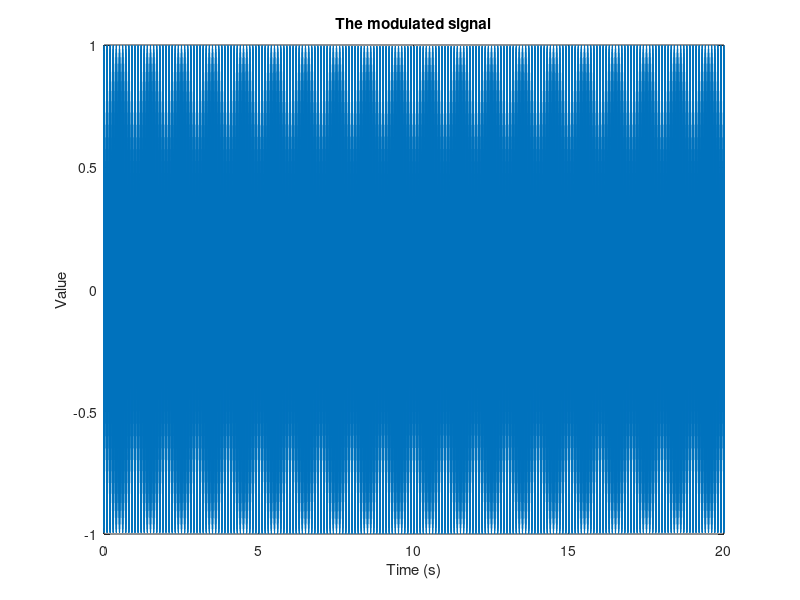
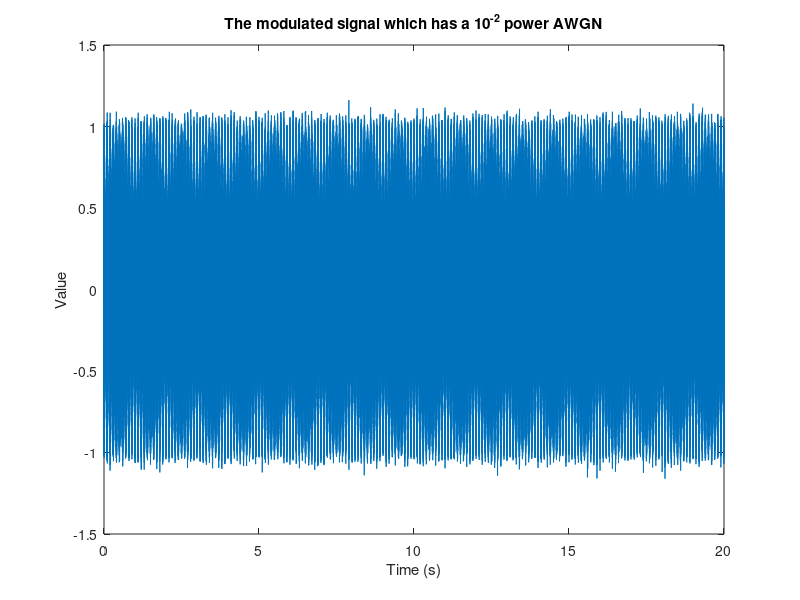
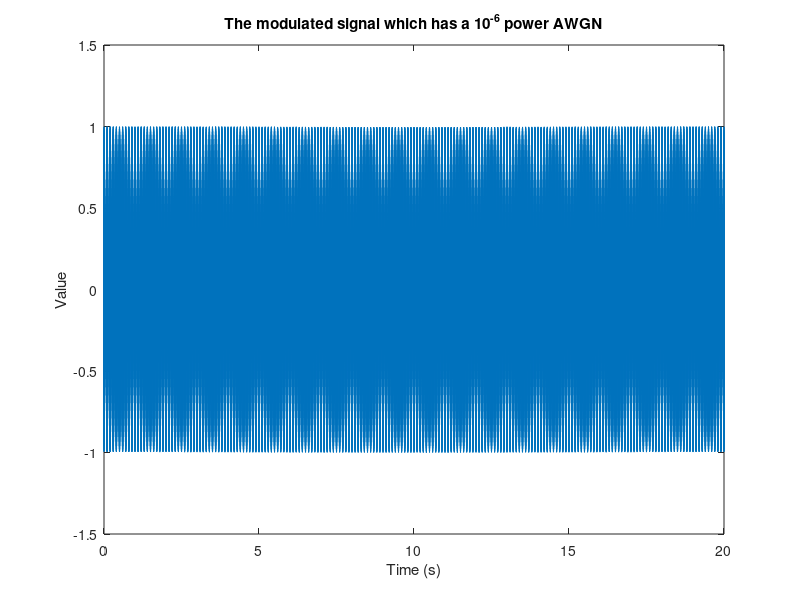

These charts were generated, in order, by the following MATLAB code:
Fs = 14400; % Sampling Frequency, generally chosen as 14400
duration = 20 ; % Duaration of the sound file.
t = linspace(0, duration, duration*Fs) ; % Time Vector.
A = 1.5;
fc = 500;
m = cos(2*pi*10*t);
s = (A+m).*cos(2*pi*fc*t); % Signal.
s = s /max(s) ; %scale to the signal to fit between 1 and 1.
%sound(s, Fs); % Creating the sound file.
audiowrite("y.wav", s, Fs);
figure(1)
plot(t,s)
title("The modulated signal")
xlabel("Time (s)")
ylabel("Value")

%% Generate a sinusoidal with a know frequency to determine the arduino sampling frequency  

sin500hz = sin(2*pi*500*t);
audiowrite("sin.wav", sin500hz, Fs);

%% Adding AWGN 

s_n1 = awgn(s,20,'measured');
audiowrite("y_n1.wav", s_n1, Fs);
figure(2)
plot(t,s_n1)
title("The modulated signal which has a 10^-^2 power AWGN")
xlabel("Time (s)")
ylabel("Value")

s_n2 = awgn(s,60, 'measured');
audiowrite("y_n2.wav", s_n2, Fs);
figure(3)
plot(t,s_n2)
title("The modulated signal which has a 10^-^6 power AWGN")
xlabel("Time (s)")
ylabel("Value")